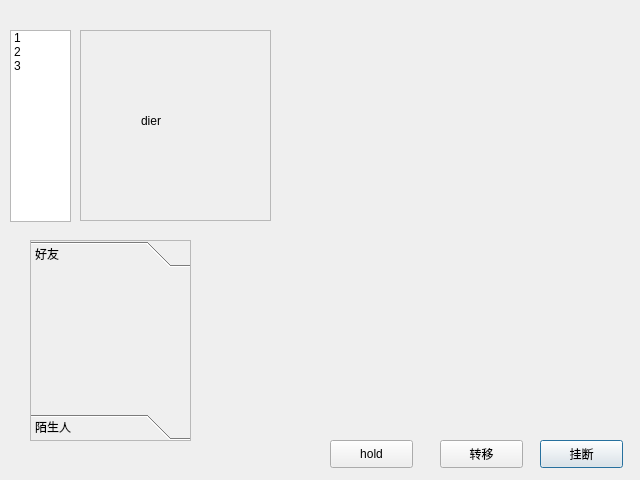
<?xml version="1.0" encoding="UTF-8"?>
<ui version="4.0">
 <class>VideoDialog</class>
 <widget class="QDialog" name="VideoDialog">
  <property name="geometry">
   <rect>
    <x>0</x>
    <y>0</y>
    <width>640</width>
    <height>480</height>
   </rect>
  </property>
  <property name="windowTitle">
   <string>视频对话</string>
  </property>
  <widget class="QPushButton" name="pushButton">
   <property name="geometry">
    <rect>
     <x>540</x>
     <y>440</y>
     <width>83</width>
     <height>28</height>
    </rect>
   </property>
   <property name="text">
    <string>挂断</string>
   </property>
  </widget>
  <widget class="QPushButton" name="pushButton_2">
   <property name="geometry">
    <rect>
     <x>440</x>
     <y>440</y>
     <width>83</width>
     <height>28</height>
    </rect>
   </property>
   <property name="text">
    <string>转移</string>
   </property>
  </widget>
  <widget class="QPushButton" name="pushButton_3">
   <property name="geometry">
    <rect>
     <x>330</x>
     <y>440</y>
     <width>83</width>
     <height>28</height>
    </rect>
   </property>
   <property name="text">
    <string>hold</string>
   </property>
  </widget>
  <widget class="QStackedWidget" name="stackedWidget">
   <property name="geometry">
    <rect>
     <x>80</x>
     <y>30</y>
     <width>191</width>
     <height>191</height>
    </rect>
   </property>
   <property name="frameShape">
    <enum>QFrame::StyledPanel</enum>
   </property>
   <property name="frameShadow">
    <enum>QFrame::Raised</enum>
   </property>
   <property name="currentIndex">
    <number>1</number>
   </property>
   <widget class="QWidget" name="page">
    <widget class="QLabel" name="label">
     <property name="geometry">
      <rect>
       <x>40</x>
       <y>70</y>
       <width>62</width>
       <height>20</height>
      </rect>
     </property>
     <property name="text">
      <string>第一叶</string>
     </property>
    </widget>
   </widget>
   <widget class="QWidget" name="page_2">
    <widget class="QLabel" name="label_2">
     <property name="geometry">
      <rect>
       <x>60</x>
       <y>80</y>
       <width>62</width>
       <height>20</height>
      </rect>
     </property>
     <property name="text">
      <string>dier</string>
     </property>
    </widget>
   </widget>
  </widget>
  <widget class="QListWidget" name="listWidget">
   <property name="geometry">
    <rect>
     <x>10</x>
     <y>30</y>
     <width>61</width>
     <height>192</height>
    </rect>
   </property>
   <item>
    <property name="text">
     <string>1</string>
    </property>
   </item>
   <item>
    <property name="text">
     <string>2</string>
    </property>
   </item>
   <item>
    <property name="text">
     <string>3</string>
    </property>
   </item>
  </widget>
  <widget class="QToolBox" name="toolBox">
   <property name="geometry">
    <rect>
     <x>30</x>
     <y>240</y>
     <width>161</width>
     <height>201</height>
    </rect>
   </property>
   <property name="frameShape">
    <enum>QFrame::StyledPanel</enum>
   </property>
   <property name="frameShadow">
    <enum>QFrame::Raised</enum>
   </property>
   <property name="currentIndex">
    <number>0</number>
   </property>
   <widget class="QWidget" name="friends">
    <property name="geometry">
     <rect>
      <x>0</x>
      <y>0</y>
      <width>159</width>
      <height>131</height>
     </rect>
    </property>
    <attribute name="label">
     <string>好友</string>
    </attribute>
   </widget>
   <widget class="QWidget" name="stranger">
    <property name="geometry">
     <rect>
      <x>0</x>
      <y>0</y>
      <width>159</width>
      <height>131</height>
     </rect>
    </property>
    <attribute name="label">
     <string>陌生人</string>
    </attribute>
   </widget>
  </widget>
 </widget>
 <resources/>
 <connections>
  <connection>
   <sender>listWidget</sender>
   <signal>currentRowChanged(int)</signal>
   <receiver>stackedWidget</receiver>
   <slot>setCurrentIndex(int)</slot>
   <hints>
    <hint type="sourcelabel">
     <x>99</x>
     <y>153</y>
    </hint>
    <hint type="destinationlabel">
     <x>415</x>
     <y>175</y>
    </hint>
   </hints>
  </connection>
 </connections>
</ui>
